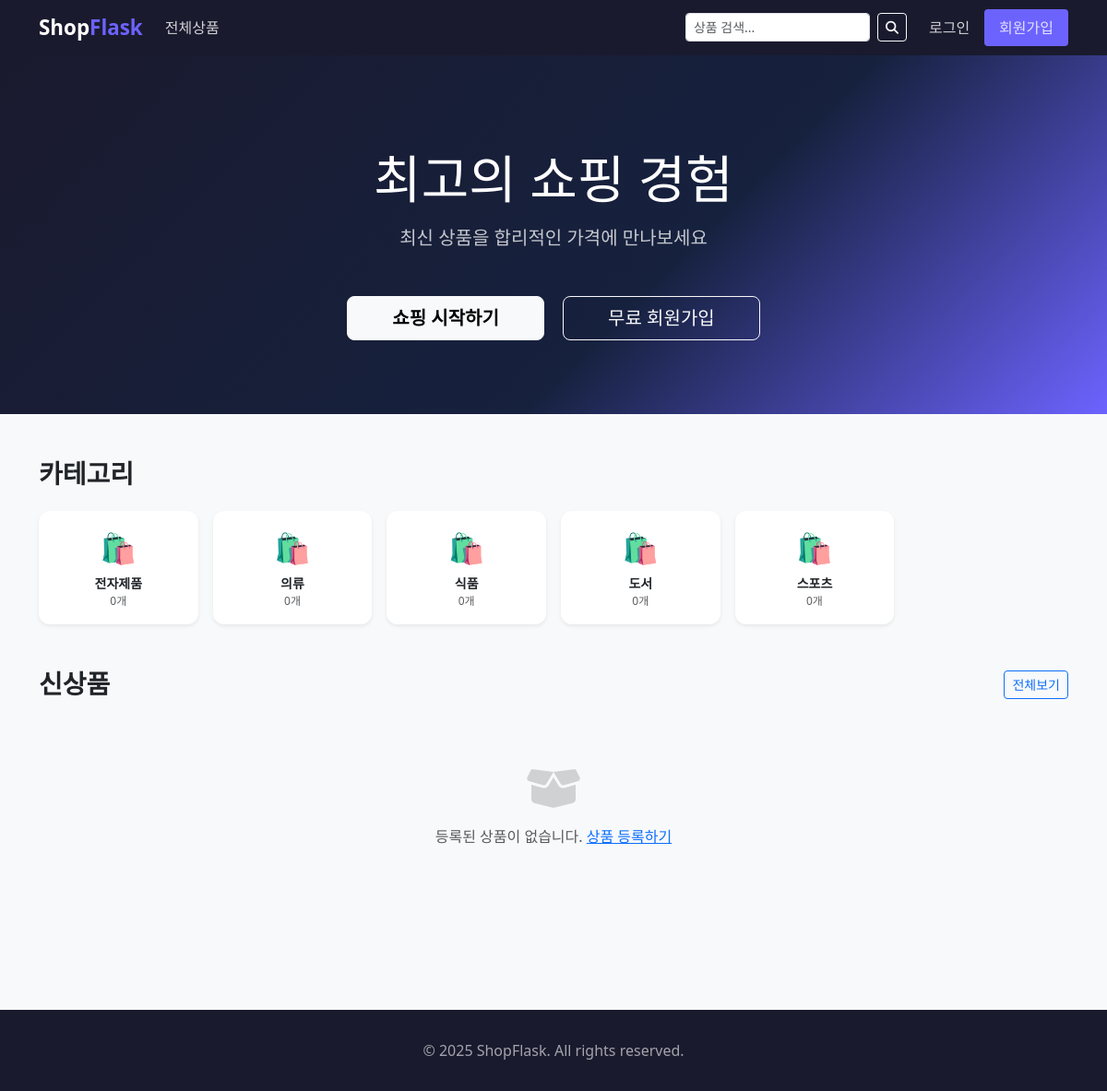
Before: / with the older database file.
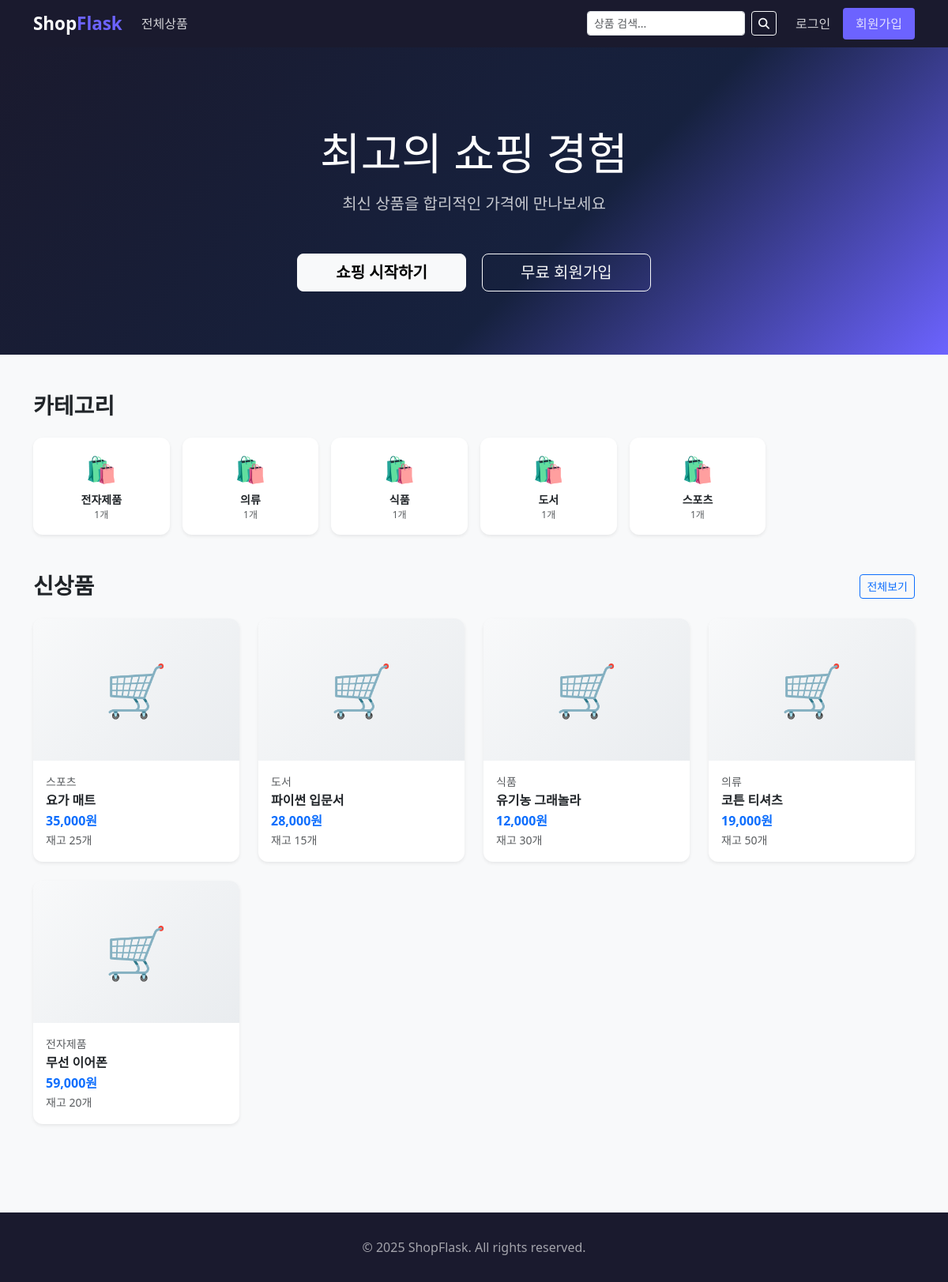
After: the same page with the newer database file.
### models/product.py (models this page shows)
class Category(db.Model):
    __tablename__ = 'categories'
    id = db.Column(db.Integer, primary_key=True)
    name = db.Column(db.String(50), unique=True, nullable=False)
    products = db.relationship('Product', backref='category', lazy=True)

class Product(db.Model):
    __tablename__ = 'products'
    id = db.Column(db.Integer, primary_key=True)
    name = db.Column(db.String(100), nullable=False)
    description = db.Column(db.Text)
    price = db.Column(db.Integer, nullable=False)
    stock = db.Column(db.Integer, default=0)
    image = db.Column(db.String(200), default='default.png')
    category_id = db.Column(db.Integer, db.ForeignKey('categories.id'))
    created_at = db.Column(db.DateTime, default=datetime.utcnow)
    order_items = db.relationship('OrderItem', backref='product', lazy=True)
    cart_items = db.relationship('CartItem', backref='product', lazy=True)

### routes/user.py (the view)
@user_bp.route('/')
def index():
    categories = Category.query.all()
    featured = Product.query.filter(Product.stock > 0).order_by(Product.created_at.desc()).limit(8).all()
    return render_template('user/index.html', categories=categories, featured=featured)

### templates/user/index.html (shortened to what this page needs)
{% extends 'base.html' %}
{% block content %}
<div style="background: linear-gradient(135deg, #1a1a2e 0%, #16213e 60%, #6c63ff 100%); color:white; padding: 100px 0 80px;">
  <div class="container text-center">
    <h1 class="display-4 fw-black mb-3">최고의 쇼핑 경험</h1>
    <p class="lead mb-5 opacity-75">최신 상품을 합리적인 가격에 만나보세요</p>
    <a href="{{ url_for('user.shop') }}" class="btn btn-light btn-lg px-5 fw-bold me-3">쇼핑 시작하기</a>
    {% if not current_user.is_authenticated %}
    <a href="{{ url_for('auth.register') }}" class="btn btn-outline-light btn-lg px-5">무료 회원가입</a>
    {% endif %}
  </div>
</div>
<div class="container py-5">
  <h3 class="fw-bold mb-4">카테고리</h3>
  <div class="row g-3">
    {% for cat in categories %}
    <div class="col-6 col-md-4 col-lg-2">
      <a href="{{ url_for('user.shop', category=cat.id) }}" class="text-decoration-none">
        <div class="card text-center border-0 shadow-sm h-100 py-3 px-2" style="border-radius:12px; transition:.2s" onmouseover="this.style.transform='translateY(-4px)'" onmouseout="this.style.transform=''">
          <div style="font-size:2rem">🛍️</div>
          <div class="fw-semibold small mt-1">{{ cat.name }}</div>
          <div class="text-muted" style="font-size:.75rem">{{ cat.products|length }}개</div>
        </div>
      </a>
    </div>
    {% endfor %}
  </div>
</div>
<div class="container pb-5">
  <div class="d-flex justify-content-between align-items-center mb-4">
    <h3 class="fw-bold mb-0">신상품</h3>
    <a href="{{ url_for('user.shop') }}" class="btn btn-outline-primary btn-sm">전체보기</a>
  </div>
  {% if featured %}
  <div class="row g-4">
    {% for product in featured %}
    <div class="col-6 col-md-4 col-lg-3">
      <a href="{{ url_for('user.product_detail', product_id=product.id) }}" class="text-decoration-none text-dark">
        <div class="card border-0 shadow-sm h-100" style="border-radius:12px; transition:.2s; overflow:hidden" onmouseover="this.style.transform='translateY(-4px)'" onmouseout="this.style.transform=''">
          <div style="height:180px; background: linear-gradient(135deg,#f8f9fa,#e9ecef); display:flex; align-items:center; justify-content:center; font-size:4rem;">
            🛒
          </div>
          <div class="card-body">
            <p class="text-muted small mb-1">{{ product.category.name if product.category else '기타' }}</p>
            <h6 class="fw-bold mb-1">{{ product.name }}</h6>
            <p class="text-primary fw-bold mb-0">{{ "{:,}".format(product.price) }}원</p>
            <small class="text-muted">재고 {{ product.stock }}개</small>
          </div>
        </div>
      </a>
    </div>
    {% endfor %}
  </div>
  {% else %}
  <div class="text-center py-5 text-muted">
    <i class="fas fa-box-open fa-3x mb-3 opacity-25"></i>
    <p>등록된 상품이 없습니다. <a href="{{ url_for('admin.new_product') }}">상품 등록하기</a></p>
  </div>
  {% endif %}
</div>
{% endblock %}

### templates/base.html (shortened to what this page needs)
<!DOCTYPE html>
<html lang="ko">
<head>
  <link href="https://cdnjs.cloudflare.com/ajax/libs/bootstrap/5.3.0/css/bootstrap.min.css" rel="stylesheet">
  <link href="https://cdnjs.cloudflare.com/ajax/libs/font-awesome/6.4.0/css/all.min.css" rel="stylesheet">
</head>
<body>
<nav class="navbar navbar-expand-lg navbar-dark">
  <div class="container">
    <a class="navbar-brand" href="{{ url_for('user.index') }}">Shop<span>Flask</span></a>
    <div class="collapse navbar-collapse" id="nav">
      <ul class="navbar-nav me-auto">
        <li class="nav-item"><a class="nav-link" href="{{ url_for('user.shop') }}">전체상품</a></li>
      </ul>
      <form class="d-flex me-3" action="{{ url_for('user.shop') }}" method="get">
        <input class="form-control form-control-sm me-2" name="q" placeholder="상품 검색..." style="width:200px">
        <button class="btn btn-sm btn-outline-light" type="submit"><i class="fas fa-search"></i></button>
      </form>
      <ul class="navbar-nav">
        {% if current_user.is_authenticated %}
          <li class="nav-item">
            <a class="nav-link" href="{{ url_for('user.cart') }}">
              <i class="fas fa-shopping-cart"></i>
              {% set cart_count = current_user.cart_items|length %}
              {% if cart_count > 0 %}<span class="badge badge-cart">{{ cart_count }}</span>{% endif %}
            </a>
          </li>
          <li class="nav-item dropdown">
            <a class="nav-link dropdown-toggle" href="#" data-bs-toggle="dropdown">
              <i class="fas fa-user-circle"></i> {{ current_user.username }}
            </a>
            <ul class="dropdown-menu dropdown-menu-end">
              <li><a class="dropdown-item" href="{{ url_for('user.profile') }}">내 프로필</a></li>
              <li><a class="dropdown-item" href="{{ url_for('user.orders') }}">주문 내역</a></li>
              {% if current_user.is_admin %}
              <li><hr class="dropdown-divider"></li>
              <li><a class="dropdown-item text-purple" href="{{ url_for('admin.dashboard') }}"><i class="fas fa-cog"></i> 관리자 페이지</a></li>
              {% endif %}
              <li><hr class="dropdown-divider"></li>
              <li><a class="dropdown-item text-danger" href="{{ url_for('auth.logout') }}">로그아웃</a></li>
            </ul>
          </li>
        {% else %}
          <li class="nav-item"><a class="nav-link" href="{{ url_for('auth.login') }}">로그인</a></li>
          <li class="nav-item"><a class="nav-link btn btn-primary btn-sm text-white ms-2 px-3" href="{{ url_for('auth.register') }}">회원가입</a></li>
        {% endif %}
      </ul>
    </div>
  </div>
</nav>
<main>{% block content %}{% endblock %}</main>
<footer>
  <div class="container text-center">
    <p class="mb-0">© 2025 ShopFlask. All rights reserved.</p>
  </div>
</footer>
</body>
</html>

### templates/base.html (style rules this page uses)
:root { --primary: #6c63ff; --dark: #1a1a2e; }
body { font-family: 'Segoe UI', sans-serif; background: #f8f9fa; }
.navbar { background: var(--dark) !important; }
.navbar-brand { color: #fff !important; font-weight: 800; font-size: 1.4rem; }
.navbar-brand span { color: var(--primary); }
.nav-link { color: rgba(255,255,255,.8) !important; }
.btn-primary { background: var(--primary); border-color: var(--primary); }
footer { background: var(--dark); color: rgba(255,255,255,.6); padding: 2rem 0; margin-top: 4rem; }

Changed rows visible on the page:
computed for Category "전자제품": products|length "0" → "1"
computed for Category "의류": products|length "0" → "1"
computed for Category "식품": products|length "0" → "1"
computed for Category "도서": products|length "0" → "1"
computed for Category "스포츠": products|length "0" → "1"
added Product: category "스포츠", name "요가 매트", price "35,000", stock "25"
added Product: category "도서", name "파이썬 입문서", price "28,000", stock "15"
added Product: category "식품", name "유기농 그래놀라", price "12,000", stock "30"
added Product: category "의류", name "코튼 티셔츠", price "19,000", stock "50"
added Product: category "전자제품", name "무선 이어폰", price "59,000", stock "20"
Other visible differences:
text no longer shown: "등록된 상품이 없습니다. 상품 등록하기"
